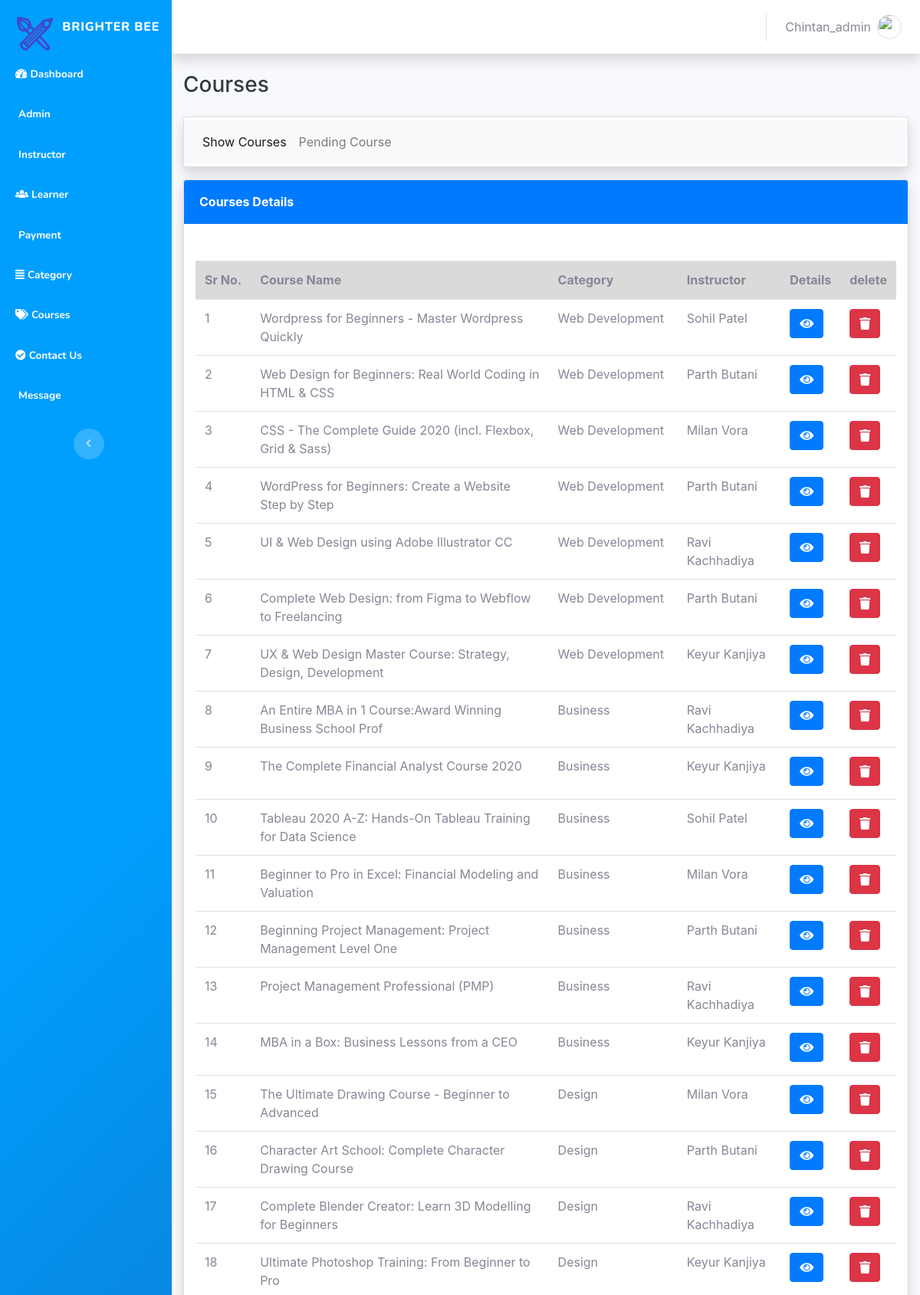
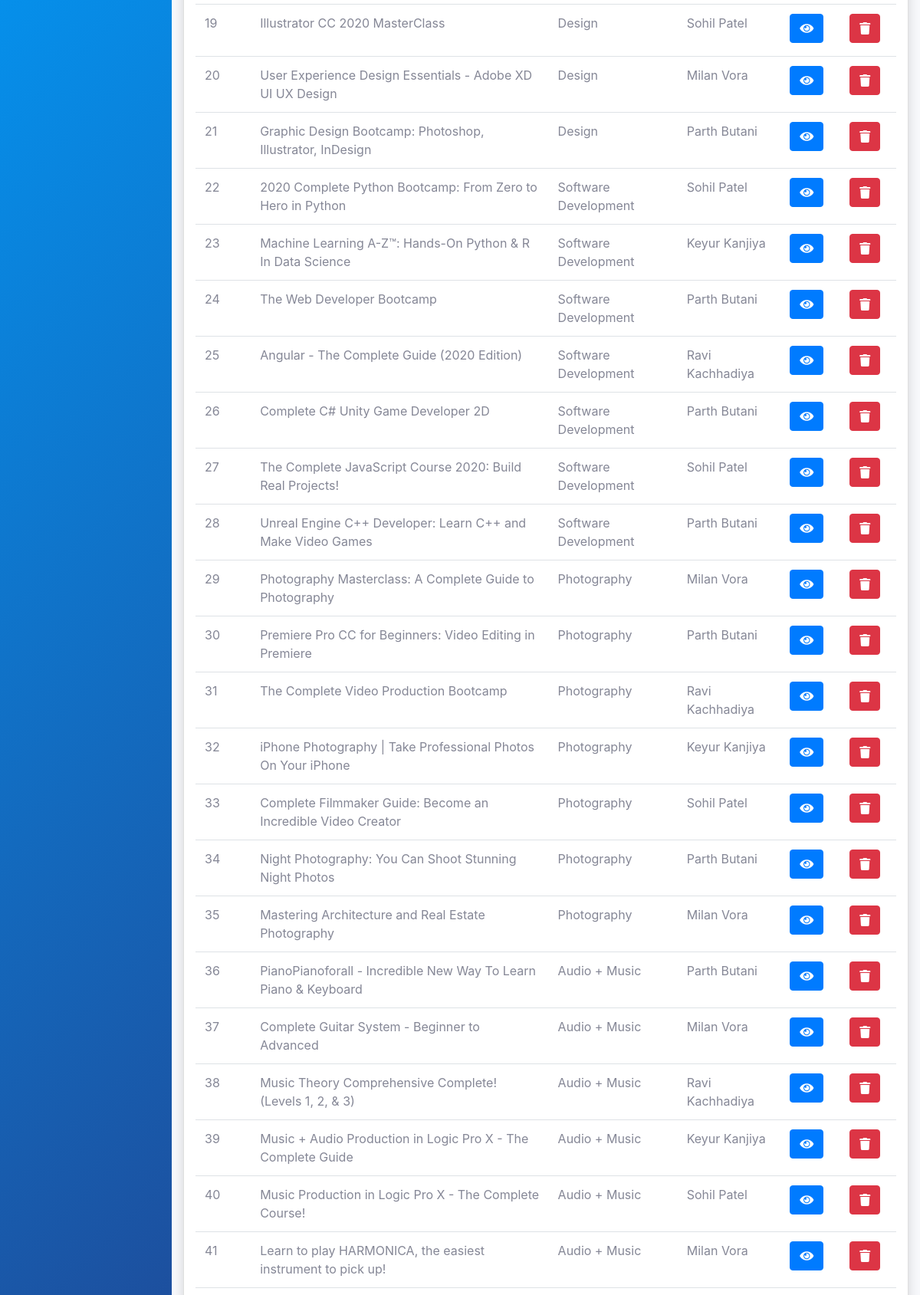
The app's page /admin/show-entities.php (signed in, upper part) with its own data (2 pictures, top to bottom).
### tables this page shows
CREATE TABLE `entities` (
  `id` int(11) NOT NULL,
  `name` varchar(250) NOT NULL,
  `thumbnail` varchar(250) NOT NULL DEFAULT 'entities/thumbnails/bel.jpg',
  `categoryId` int(11) NOT NULL,
  `short_des` text NOT NULL DEFAULT '\'Lorem Ipsum is simply dummy text of the printing and typesetting industry. Lorem Ipsum has been \'',
  `long_des` text NOT NULL DEFAULT '\'\\\'Lorem ipsum dolor sit amet, consectetur adipiscing elit. Integer nec odio. Praesent libero. Sed cursus ante dapibus diam. Sed nisi. Nulla quis sem at nibh elementum imperdiet. Duis sagittis ipsum. Praesent mauris. Fusce nec tellus sed augue semper porta. Mauris massa. Vestibulum lacinia arcu eget nulla. Class aptent taciti sociosqu ad litora torquent per conubia nostra, per inceptos himenaeos. Curabitur sodales ligula in libero. Sed dignissim lacinia nunc. Curabitur tortor. Pellentesque nibh. Aenean quam. In scelerisque sem at dolor. Maecenas mattis. Sed convallis tristique sem. Proin ut ligula vel nunc egestas porttitor. Morbi lectus risus, iaculis vel, suscipit quis, luctus non, massa.\\\'\'',
  `teacherid` int(11) DEFAULT NULL,
  `duration` varchar(50) NOT NULL DEFAULT '02:00:00',
  `student_en` varchar(3000) NOT NULL DEFAULT '109',
  `language` text NOT NULL DEFAULT 'English',
  `overview` text NOT NULL DEFAULT '\'Lorem ipsum dolor sit amet, consectetur adipiscing elit. Integer nec odio. Praesent libero. Sed cursus ante dapibus diam. Sed nisi. Nulla quis sem at nibh elementum imperdiet. Duis sagittis ipsum. Praesent mauris. Fusce nec tellus sed augue semper porta. Mauris massa. Vestibulum lacinia arcu eget nulla. Class aptent taciti sociosqu ad litora torquent per conubia nostra, per inceptos himenaeos. Curabitur sodales ligula in libero. Sed dignissim lacinia nunc. Curabitur tortor. Pellentesque nibh. Aenean quam. In scelerisque sem at dolor. Maecenas mattis. Sed convallis tristique sem. Proin ut ligula vel nunc egestas porttitor. Morbi lectus risus, iaculis vel, suscipit quis, luctus non, massa.\'',
  `requirmnet` text NOT NULL DEFAULT '\'\\\'Lorem ipsum dolor sit amet, consectetur adipiscing elit. Integer nec odio. Praesent libero. Sed cursus ante dapibus diam. Sed nisi. Nulla quis sem at nibh elementum imperdiet. Duis sagittis ipsum. Praesent mauris. Fusce nec tellus sed augue semper porta. Mauris massa. Vestibulum lacinia arcu eget nulla. Class aptent taciti sociosqu ad litora torquent per conubia nostra, per inceptos himenaeos. Curabitur sodales ligula in libero. Sed dignissim lacinia nunc. Curabitur tortor. Pellentesque nibh. Aenean quam. In scelerisque sem at dolor. Maecenas mattis. Sed convallis tristique sem. Proin ut ligula vel nunc egestas porttitor. Morbi lectus risus, iaculis vel, suscipit quis, luctus non, massa.\\\'\'',
  `status` tinyint(1) NOT NULL DEFAULT 0
);

CREATE TABLE `categories` (
  `id` int(11) NOT NULL,
  `name` varchar(50) NOT NULL,
  `img` varchar(1000) DEFAULT NULL
);

CREATE TABLE `users` (
  `id` int(11) NOT NULL,
  `firstName` varchar(25) NOT NULL,
  `lastName` varchar(25) NOT NULL,
  `username` varchar(25) NOT NULL,
  `role` int(11) NOT NULL DEFAULT 3,
  `email` varchar(50) NOT NULL,
  `password` varchar(255) NOT NULL,
  `signUpDate` datetime NOT NULL DEFAULT current_timestamp(),
  `isSubscribed` tinyint(4) NOT NULL DEFAULT 0,
  `auth` varchar(5000) NOT NULL
);

### admin/show-entities.php (the view, shortened to what this page needs)
<?php
require_once("include/header.php");
?>
<!DOCTYPE html>
<html>
<head>
<link rel="stylesheet" href="assets/bootstrap/css/bootstrap.min.css">
    <link rel="stylesheet" href="assets/fonts/fontawesome-all.min.css">
    <link rel="stylesheet" type="text/css" href="https://cdnjs.cloudflare.com/ajax/libs/twitter-bootstrap/4.1.1/css/bootstrap.min.css"/>
    <link rel="stylesheet" type="text/css" href="https://cdn.datatables.net/v/bs4-4.1.1/jq-3.3.1/dt-1.10.21/datatables.min.css"/>
</head>
<body id="page-top">
    <div id="wrapper">
        <?php require_once("include/sidebar.php");?>
        <div class="d-flex flex-column" id="content-wrapper">
            <div id="content">
                <?php require_once("include/topbar.php");?>
                <div class="container-fluid">
                    <h3 class="text-dark mb-4">Courses</h3>
                    <div class="row mb-3">
                        <div class="col-12">
                            <div class="row">
                                <div class="col">
                                    <div class="card shadow mb-3 py-1">
                                        <nav class="navbar navbar-expand-lg navbar-light bg-light">
                                            <div class="" id="navbarNav">
                                                <ul class="navbar-nav">
                                                <li class="nav-item active">
                                                    <a class="nav-link" href="show-entities.php">Show Courses<span class="sr-only">(current)</span></a>
                                                </li>
                                                <li class="nav-item ">
                                                    <a class="nav-link" href="activate-course.php">Pending Course</a>
                                                </li>
                                                </ul>
                                            </div>
                                        </nav>
                                    </div>
                                    <div class="card shadow mb-3">
                                        <div class="card-header bg-primary py-3">
                                            <p class="text-white m-0 font-weight-bold">Courses Details</p>
                                        </div>
                                        <div class="container-fluid">
                                            <div class="card-body">
                                                </div>
                                                <div class="table-responsive table mt-2" >
                                                    <table class="table  table-hover  my-0" >
                                                        <thead >
                                                            <tr class="table-active">
                                                              <th>Sr&nbsp;No.</th>
                                                                <th>Course Name</th>
                                                                <th>Category</th>
                                                                <th>Instructor</th>
                                                                <th>Details</th>
                                                                <th>delete</th>
                                                            </tr>
                                                        </thead>
                                                        <tbody>
                                                            <?php
                                                                $query = $con->prepare("SELECT * FROM entities WHERE status = 1");
                                                                $query->execute();
                                                                $c=0;
                                                                if ($query->rowCount() != 0) {
                                                                    while($row = $query->fetch(PDO::FETCH_ASSOC)) {
                                                                        $ct = $row["categoryId"];
                                                                        $ct_query = $con->prepare("SELECT * FROM categories WHERE id = '$ct' ");
                                                                        $ct_query->execute();
                                                                        $ct_row = $ct_query->fetch(PDO::FETCH_ASSOC);
                                                                        $ct_name = $ct_row["name"];
                                                                        $instuctor = $row["teacherid"];
                                                                        $ins_query = $con->prepare("SELECT users.firstName AS fname , users.lastName AS lname ,instructor.user_id as u_id
                                                                        from users JOIN instructor ON users.id = instructor.user_id WHERE instructor.id = $instuctor");
                                                                        $ins_query->execute();
                                                                        $ins_row = $ins_query->fetch(PDO::FETCH_ASSOC);
                                                                        $ins_name = $ins_row["fname"]." ".$ins_row["lname"];
                                                                        $c++;
                                                                    echo "<tr style='height:20px;'>
                                                                        <td>$c</td>
                                                                        <td>".$row["name"].
                                                                        "</td><td>".$ct_name.
                                                                        "</td><td>".$ins_name.
                                                                        "</td><td><a href='update-entities.php?entities=$row[id]' style='margin-bottom:5px;' class='btn btn-primary'>
                                                                        <i class='fas fa-eye'></i>
                                                                        </a></td><td>".
                                                                        "<a href='delete.php?entities=$row[id]' style='margin-bottom:5px;' class='btn btn-danger'>
                                                                        <i class='fas fa-trash'></i>
                                                                        </a></td></tr>";
                                                                    }
                                                                    echo "</table>";
                                                                    }
                                                                    else {
                                                                        echo "<tr><td colspan='9' class='text-center'>No Course Found in Db </td></tr>";
                                                                    }
                                                            ?>
                                            </div>
                                        </div>
                                    </div>
                                </div>
                            </div>
                        </div>
                    </div>
                </div>
            </div>
        </div>
    </div>
</body>
</html>

### records on screen
entities: name "Wordpress for Beginners - Master Wordpress Quickly", categoryId.name "Web Development", users.firstName+lastName "Sohil Patel"
entities: name "Web Design for Beginners: Real World Coding in HTML & CSS", categoryId.name "Web Development", users.firstName+lastName "Parth Butani"
entities: name "CSS - The Complete Guide 2020 (incl. Flexbox, Grid & Sass)", categoryId.name "Web Development", users.firstName+lastName "Milan Vora"
entities: name "WordPress for Beginners: Create a Website Step by Step", categoryId.name "Web Development", users.firstName+lastName "Parth Butani"
entities: name "UI & Web Design using Adobe Illustrator CC", categoryId.name "Web Development", users.firstName+lastName "Ravi Kachhadiya"
entities: name "Complete Web Design: from Figma to Webflow to Freelancing", categoryId.name "Web Development", users.firstName+lastName "Parth Butani"
entities: name "UX & Web Design Master Course: Strategy, Design, Development", categoryId.name "Web Development", users.firstName+lastName "Keyur Kanjiya"
entities: name "An Entire MBA in 1 Course:Award Winning Business School Prof", categoryId.name "Business", users.firstName+lastName "Ravi Kachhadiya"
entities: name "The Complete Financial Analyst Course 2020", categoryId.name "Business", users.firstName+lastName "Keyur Kanjiya"
entities: name "Tableau 2020 A-Z: Hands-On Tableau Training for Data Science", categoryId.name "Business", users.firstName+lastName "Sohil Patel"
entities: name "Beginner to Pro in Excel: Financial Modeling and Valuation", categoryId.name "Business", users.firstName+lastName "Milan Vora"
entities: name "Beginning Project Management: Project Management Level One", categoryId.name "Business", users.firstName+lastName "Parth Butani"
entities: name "Project Management Professional (PMP)", categoryId.name "Business", users.firstName+lastName "Ravi Kachhadiya"
entities: name "MBA in a Box: Business Lessons from a CEO", categoryId.name "Business", users.firstName+lastName "Keyur Kanjiya"
entities: name "The Ultimate Drawing Course - Beginner to Advanced", categoryId.name "Design", users.firstName+lastName "Milan Vora"
entities: name "Character Art School: Complete Character Drawing Course", categoryId.name "Design", users.firstName+lastName "Parth Butani"
entities: name "Complete Blender Creator: Learn 3D Modelling for Beginners", categoryId.name "Design", users.firstName+lastName "Ravi Kachhadiya"
entities: name "Ultimate Photoshop Training: From Beginner to Pro", categoryId.name "Design", users.firstName+lastName "Keyur Kanjiya"
entities: name "Illustrator CC 2020 MasterClass", categoryId.name "Design", users.firstName+lastName "Sohil Patel"
entities: name "User Experience Design Essentials - Adobe XD UI UX Design", categoryId.name "Design", users.firstName+lastName "Milan Vora"
entities: name "Graphic Design Bootcamp: Photoshop, Illustrator, InDesign", categoryId.name "Design", users.firstName+lastName "Parth Butani"
entities: name "2020 Complete Python Bootcamp: From Zero to Hero in Python", categoryId.name "Software Development", users.firstName+lastName "Sohil Patel"
entities: name "Machine Learning A-Z™: Hands-On Python & R In Data Science", categoryId.name "Software Development", users.firstName+lastName "Keyur Kanjiya"
entities: name "The Web Developer Bootcamp", categoryId.name "Software Development", users.firstName+lastName "Parth Butani"
entities: name "Angular - The Complete Guide (2020 Edition)", categoryId.name "Software Development", users.firstName+lastName "Ravi Kachhadiya"
entities: name "Complete C# Unity Game Developer 2D", categoryId.name "Software Development", users.firstName+lastName "Parth Butani"
entities: name "The Complete JavaScript Course 2020: Build Real Projects!", categoryId.name "Software Development", users.firstName+lastName "Sohil Patel"
entities: name "Unreal Engine C++ Developer: Learn C++ and Make Video Games", categoryId.name "Software Development", users.firstName+lastName "Parth Butani"
entities: name "Photography Masterclass: A Complete Guide to Photography", categoryId.name "Photography", users.firstName+lastName "Milan Vora"
entities: name "Premiere Pro CC for Beginners: Video Editing in Premiere", categoryId.name "Photography", users.firstName+lastName "Parth Butani"
entities: name "The Complete Video Production Bootcamp", categoryId.name "Photography", users.firstName+lastName "Ravi Kachhadiya"
entities: name "iPhone Photography | Take Professional Photos On Your iPhone", categoryId.name "Photography", users.firstName+lastName "Keyur Kanjiya"
entities: name "Complete Filmmaker Guide: Become an Incredible Video Creator", categoryId.name "Photography", users.firstName+lastName "Sohil Patel"
entities: name "Night Photography: You Can Shoot Stunning Night Photos", categoryId.name "Photography", users.firstName+lastName "Parth Butani"
entities: name "Mastering Architecture and Real Estate Photography", categoryId.name "Photography", users.firstName+lastName "Milan Vora"
entities: name "PianoPianoforall - Incredible New Way To Learn Piano & Keyboard", categoryId.name "Audio + Music", users.firstName+lastName "Parth Butani"
entities: name "Complete Guitar System - Beginner to Advanced", categoryId.name "Audio + Music", users.firstName+lastName "Milan Vora"
entities: name "Music Theory Comprehensive Complete! (Levels 1, 2, & 3)", categoryId.name "Audio + Music", users.firstName+lastName "Ravi Kachhadiya"
entities: name "Music + Audio Production in Logic Pro X - The Complete Guide", categoryId.name "Audio + Music", users.firstName+lastName "Keyur Kanjiya"
entities: name "Music Production in Logic Pro X - The Complete Course!", categoryId.name "Audio + Music", users.firstName+lastName "Sohil Patel"
entities: name "Learn to play HARMONICA, the easiest instrument to pick up!", categoryId.name "Audio + Music", users.firstName+lastName "Milan Vora"

### other values on screen
$adminLoggedIn "Chintan_admin"
